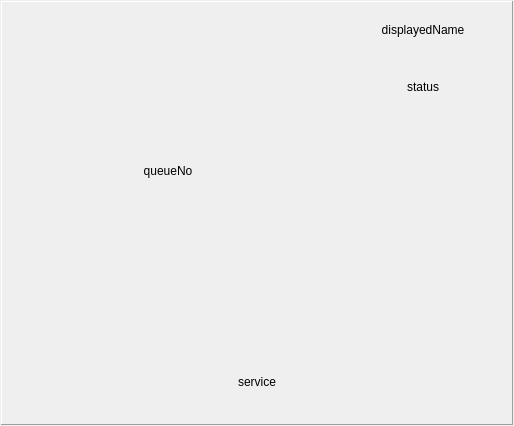
<?xml version="1.0" encoding="UTF-8"?>
<ui version="4.0">
 <class>BigNode</class>
 <widget class="QWidget" name="BigNode">
  <property name="geometry">
   <rect>
    <x>0</x>
    <y>0</y>
    <width>514</width>
    <height>426</height>
   </rect>
  </property>
  <property name="windowTitle">
   <string>Form</string>
  </property>
  <property name="styleSheet">
   <string notr="true"/>
  </property>
  <property name="windowName" stdset="0">
   <string>BigNodeWindow</string>
  </property>
  <layout class="QVBoxLayout" name="verticalLayout">
   <property name="spacing">
    <number>0</number>
   </property>
   <property name="leftMargin">
    <number>1</number>
   </property>
   <property name="topMargin">
    <number>1</number>
   </property>
   <property name="rightMargin">
    <number>1</number>
   </property>
   <property name="bottomMargin">
    <number>1</number>
   </property>
   <item>
    <widget class="QFrame" name="frame">
     <property name="styleSheet">
      <string notr="true"/>
     </property>
     <property name="frameShape">
      <enum>QFrame::Panel</enum>
     </property>
     <property name="frameShadow">
      <enum>QFrame::Raised</enum>
     </property>
     <layout class="QGridLayout" name="gridLayout">
      <property name="leftMargin">
       <number>0</number>
      </property>
      <property name="topMargin">
       <number>0</number>
      </property>
      <property name="rightMargin">
       <number>0</number>
      </property>
      <property name="bottomMargin">
       <number>0</number>
      </property>
      <property name="spacing">
       <number>0</number>
      </property>
      <item row="0" column="1">
       <widget class="DLabel" name="queueNo">
        <property name="sizePolicy">
         <sizepolicy hsizetype="Preferred" vsizetype="Preferred">
          <horstretch>65</horstretch>
          <verstretch>80</verstretch>
         </sizepolicy>
        </property>
        <property name="styleSheet">
         <string notr="true"/>
        </property>
        <property name="frameShadow">
         <enum>QFrame::Raised</enum>
        </property>
        <property name="text">
         <string>queueNo</string>
        </property>
        <property name="alignment">
         <set>Qt::AlignCenter</set>
        </property>
       </widget>
      </item>
      <item row="0" column="2">
       <widget class="QFrame" name="frame_2A">
        <property name="sizePolicy">
         <sizepolicy hsizetype="Preferred" vsizetype="Preferred">
          <horstretch>35</horstretch>
          <verstretch>0</verstretch>
         </sizepolicy>
        </property>
        <property name="styleSheet">
         <string notr="true"/>
        </property>
        <property name="frameShape">
         <enum>QFrame::NoFrame</enum>
        </property>
        <property name="frameShadow">
         <enum>QFrame::Raised</enum>
        </property>
        <layout class="QVBoxLayout" name="verticalLayout_2">
         <property name="spacing">
          <number>0</number>
         </property>
         <property name="leftMargin">
          <number>0</number>
         </property>
         <property name="topMargin">
          <number>0</number>
         </property>
         <property name="rightMargin">
          <number>0</number>
         </property>
         <property name="bottomMargin">
          <number>0</number>
         </property>
         <item>
          <widget class="DLabel" name="displayedName">
           <property name="sizePolicy">
            <sizepolicy hsizetype="Preferred" vsizetype="Preferred">
             <horstretch>0</horstretch>
             <verstretch>20</verstretch>
            </sizepolicy>
           </property>
           <property name="text">
            <string>displayedName</string>
           </property>
           <property name="alignment">
            <set>Qt::AlignCenter</set>
           </property>
          </widget>
         </item>
         <item>
          <widget class="DLabel" name="status">
           <property name="sizePolicy">
            <sizepolicy hsizetype="Preferred" vsizetype="Preferred">
             <horstretch>0</horstretch>
             <verstretch>20</verstretch>
            </sizepolicy>
           </property>
           <property name="text">
            <string>status</string>
           </property>
           <property name="alignment">
            <set>Qt::AlignCenter</set>
           </property>
          </widget>
         </item>
         <item>
          <widget class="QWidget" name="widget" native="true">
           <property name="sizePolicy">
            <sizepolicy hsizetype="Preferred" vsizetype="Preferred">
             <horstretch>0</horstretch>
             <verstretch>80</verstretch>
            </sizepolicy>
           </property>
          </widget>
         </item>
        </layout>
       </widget>
      </item>
      <item row="1" column="0" colspan="3">
       <widget class="DLabel" name="service">
        <property name="sizePolicy">
         <sizepolicy hsizetype="Preferred" vsizetype="Preferred">
          <horstretch>0</horstretch>
          <verstretch>20</verstretch>
         </sizepolicy>
        </property>
        <property name="styleSheet">
         <string notr="true"/>
        </property>
        <property name="text">
         <string>service</string>
        </property>
        <property name="alignment">
         <set>Qt::AlignCenter</set>
        </property>
       </widget>
      </item>
     </layout>
    </widget>
   </item>
  </layout>
 </widget>
 <customwidgets>
  <customwidget>
   <class>DLabel</class>
   <extends>QLabel</extends>
   <header>Label/dlabel.h</header>
   <container>1</container>
  </customwidget>
 </customwidgets>
 <resources/>
 <connections/>
</ui>
